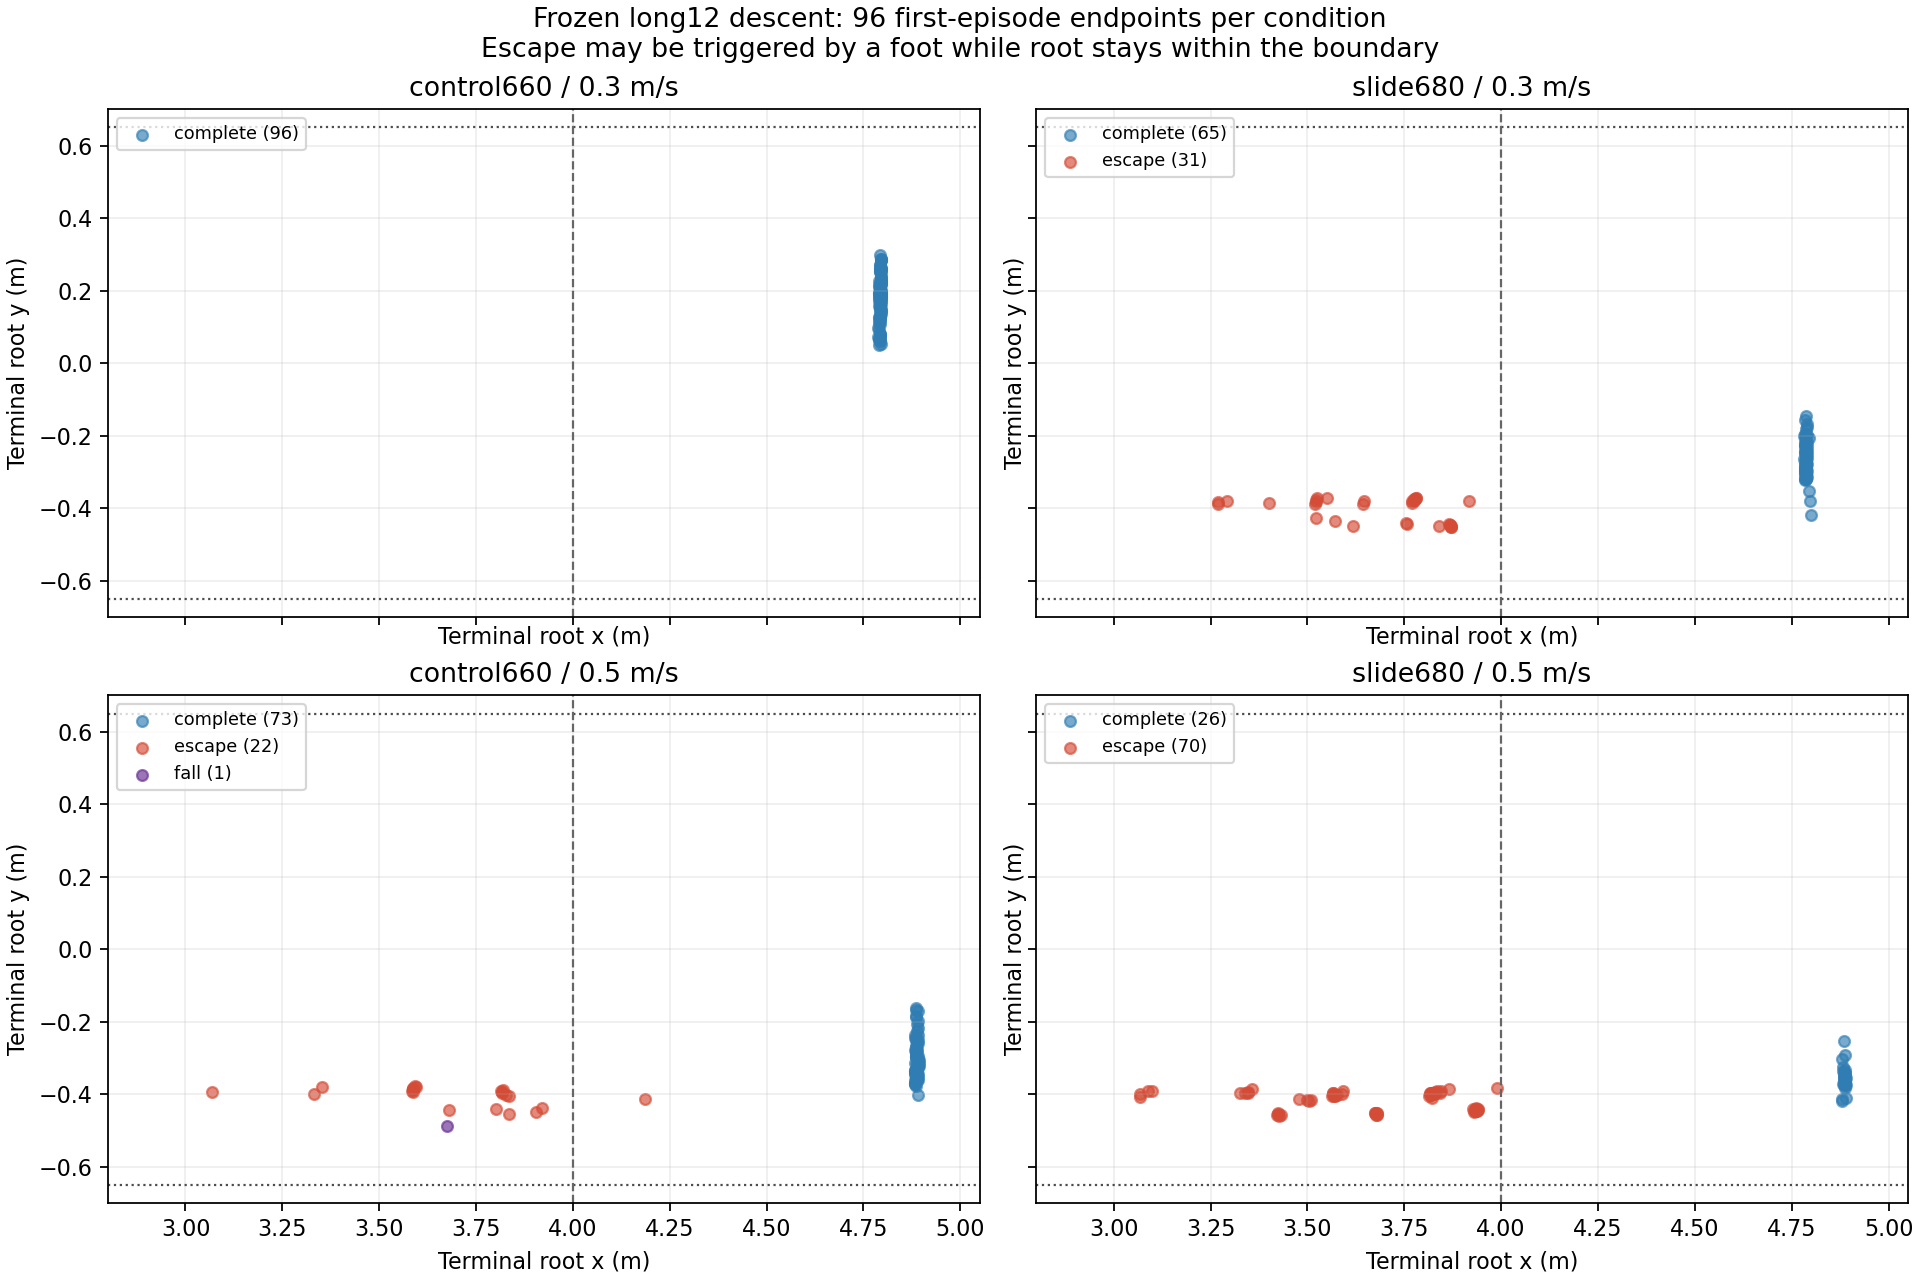

Reproduce this figure in Python.
#!/usr/bin/env python3
"""CPU-only readback of fixed-policy, matched-scene long12 descent failures.

Does not run simulation, load CUDA, change evaluation criteria, or select policies.
Run from any directory; raw logs remain local and their hashes enter the output.
"""
import csv
import hashlib
import json
import statistics
from pathlib import Path

import matplotlib

matplotlib.use("Agg")
import matplotlib.pyplot as plt


ROOT = Path(__file__).resolve().parents[1]
OUT = ROOT / "reproduction"
CASE = 13
ENV_IDS = list(range(416, 448))
RUNS = {
    0.3: "2026-10-11_05-48-09_frozen-final-speed03",
    0.5: "2026-10-11_05-52-29_frozen-final-speed05",
}
POLICIES = {
    "control660": "primary-result.json",
    "slide680": "candidates/0_model_680/result.json",
}
METRICS = [
    "xy_tracking_rmse_m_s", "measured_vx_m_s", "measured_vy_m_s",
    "yaw_tracking_mae_rad_s", "heading_abs_error_rad", "lateral_abs_error_m",
    "roll_rms_rad", "pitch_rms_rad", "linear_jerk_rms_m_s3",
    "action_delta_rms", "action_second_delta_rms",
    "current_sample_contact_foot_horizontal_speed_m_s",
    "current_sample_foot_slip_fraction", "current_sample_shank_contact_step_fraction",
]


def sha(path):
    return hashlib.sha256(path.read_bytes()).hexdigest()


def main():
    groups = []
    data = {}
    endpoints = []
    representative_traces = []
    initial_matches = []
    for speed, run in RUNS.items():
        for name, relative in POLICIES.items():
            path = ROOT / "isaaclab/logs" / run / relative
            result = json.loads(path.read_text())
            policy = result["policy"]
            trials = policy["trials"]
            assert [t["seed"] for t in trials] == [101, 211, 307]
            data[(speed, name)] = trials
            cases = [t["cases"][CASE] for t in trials]
            geometry = cases[0]["geometry"]
            assert all(c["geometry"] == geometry and c["num_envs"] == 32 for c in cases)
            assert policy["foot_body_names"] == ["FL_foot", "FR_foot", "RL_foot", "RR_foot"]
            assert policy["heading_control"]["enabled"]
            assert not policy["dynamics_randomized"]
            limit_y = geometry["width"] / 2 + 0.05
            seeds = []
            group_endpoints = []
            for t, c in zip(trials, cases):
                per = t["per_env"]
                seed = t["seed"]
                assert sum(per["completed"][e] for e in ENV_IDS) == c["completions"]
                for e in ENV_IDS:
                    feet = per["last_measured_feet_relative_xyz_m"][e]
                    root = per["last_measured_root_relative_xyz_m"][e]
                    outside = [
                        policy["foot_body_names"][i] for i, foot in enumerate(feet)
                        if geometry["first_riser_x"] <= foot[0] <= geometry["goal_platform_start_x"]
                        and abs(foot[1] - geometry["lateral_center_y"]) > limit_y
                    ]
                    root_outside = abs(root[1] - geometry["lateral_center_y"]) > limit_y
                    row = {
                        "policy": name, "speed_m_s": speed, "seed": seed, "env_id": e,
                        "completed": per["completed"][e], "fall": per["fall"][e],
                        "stall": per["stall"][e], "lateral_escape": per["lateral_escape"][e],
                        "initial_root_xyz_m": per["initial_root_relative_xyz_m"][e],
                        "terminal_root_xyz_m": root, "terminal_feet_xyz_m": feet,
                        "duration_s": per["first_episode_measured_duration_s"][e],
                        "root_outside": root_outside, "flight_feet_outside": outside,
                    }
                    if row["lateral_escape"]:
                        assert root_outside or outside, "Recomputed terminal escape criterion disagrees"
                    group_endpoints.append(row)
                    endpoints.append(row)
                seeds.append({
                    "seed": seed,
                    **{k: c[k] for k in ("completions", "falls", "stalls", "lateral_escapes", "base_contact_envs")},
                    "final_traversal_passed": next(x["traversal_passed"] for x in result["final_acceptance"]["cases"]
                                                    if x["seed"] == seed and x["case_index"] == CASE),
                    "metrics": {k: c["metrics"][k] for k in METRICS},
                    "environment_samples_after_warmup": c["contact_sample_counts"]["environment_samples"],
                })
                trace_rows = []
                for r in t["trace"]:
                    i = r["env_ids"].index(416)
                    if not r["active"][i]:
                        continue
                    trace_rows.append({
                        "time_s": r["time_s"], "root_xyz_m": r["root_relative_xyz"][i],
                        "velocity_world_m_s": r["root_linear_velocity_w"][i],
                        "yaw_roll_pitch_rad": r["yaw_roll_pitch"][i],
                        "command_vx_vy_yaw": r["command_vx_vy_yaw"][i],
                        "feet_xyz_m": r["feet_relative_xyz"][i],
                        "action_delta_rms": r["action_delta_rms"][i],
                        "action_second_delta_rms": r["action_second_delta_rms"][i],
                        "current_base_force_n": r["current_sample_base_force_n"][i],
                    })
                end = next(x for x in group_endpoints if x["seed"] == seed and x["env_id"] == 416)
                representative_traces.append({
                    "policy": name, "speed_m_s": speed, "seed": seed, "env_id": 416,
                    "completed": end["completed"], "fall": end["fall"], "lateral_escape": end["lateral_escape"],
                    "terminal_time_s": end["duration_s"], "last_trace_time_s": trace_rows[-1]["time_s"],
                    "terminal_root_xyz_m": end["terminal_root_xyz_m"], "rows": trace_rows,
                })
            escaped = [x for x in group_endpoints if x["lateral_escape"]]
            groups.append({
                "policy": name, "speed_m_s": speed, "case_index": CASE, "num_episodes": 96,
                "raw_file": str(path.relative_to(ROOT)), "raw_sha256": sha(path), "geometry": geometry,
                "seeds": seeds, "contact_sampling": policy["contact_sampling"],
                "totals": {k: sum(c[k] for c in cases) for k in
                           ("completions", "falls", "stalls", "lateral_escapes", "base_contact_envs")},
                "seed_arithmetic_mean_metrics": {k: statistics.mean(c["metrics"][k] for c in cases) for k in METRICS},
                "escapes": {
                    "count": len(escaped), "root_outside_count": sum(x["root_outside"] for x in escaped),
                    "foot_only_count": sum(not x["root_outside"] and bool(x["flight_feet_outside"]) for x in escaped),
                    "trigger_feet_counts": {foot: sum(foot in x["flight_feet_outside"] for x in escaped)
                                            for foot in policy["foot_body_names"]},
                    "terminal_root_x_range_m": [min(x["terminal_root_xyz_m"][0] for x in escaped),
                                                max(x["terminal_root_xyz_m"][0] for x in escaped)] if escaped else None,
                    "terminal_root_y_range_m": [min(x["terminal_root_xyz_m"][1] for x in escaped),
                                                max(x["terminal_root_xyz_m"][1] for x in escaped)] if escaped else None,
                },
            })
        a = data[(speed, "control660")]
        b = data[(speed, "slide680")]
        equal = all(x["per_env"]["initial_root_relative_xyz_m"][416:448]
                    == y["per_env"]["initial_root_relative_xyz_m"][416:448] for x, y in zip(a, b))
        assert equal
        initial_matches.append({"speed_m_s": speed, "initial_root_xyz_bit_exact_match": equal,
                                "episodes_compared": 96, "scope": "stored root XYZ only; not all hidden state"})
    report = {
        "schema_version": 1, "cpu_only": True, "runtime_modified": False,
        "checkpoint_selection_changed": False, "continuous_video_reviewed": False,
        "source_script_sha256": sha(Path(__file__)), "case_index": CASE,
        "metric_scope": "Arithmetic mean of three seed/case reports; within each seed, all active first-episode samples after 1 s. Different termination durations change weighting; not pooled means.",
        "trace_scope": "One env (416) per condition and seed, every 0.1 s; all 96 endpoints per condition are available. Do not extend representative traces to unrecorded failures.",
        "escape_definition": "|root y| > width/2 + 0.05 OR any foot with x in [first_riser_x, goal_platform_start_x] has |foot y| > width/2 + 0.05; here 0.65 m. No y-position correction in yaw-only external controller.",
        "action_units": "Unscaled policy-action differences per 0.02 s step; delta and second-delta RMS are dimensionless, not derivatives divided by dt.",
        "jerk_definition": "World-frame root velocity second finite difference / dt^2, 3D norm RMS, dt=0.02 s; sparse trace is not used to reconstruct it.",
        "paired_initial_root_checks": initial_matches, "groups": groups,
        "endpoints": endpoints, "representative_traces": representative_traces,
        "stretch_diagnosis_reference": "reproduction/stair-stretch-association-review.json",
    }
    (OUT / "stair-frozen-failure-diagnosis.json").write_text(json.dumps(report, indent=2) + "\n")
    csv_path = OUT / "stair-frozen-failure-diagnosis.csv"
    with csv_path.open("w", newline="") as f:
        fieldnames = ["policy", "speed_m_s", "seed", "env_id", "completed", "fall", "stall",
                      "lateral_escape", "duration_s", "root_x_m", "root_y_m", "root_z_m",
                      "root_outside", "flight_feet_outside"]
        writer = csv.DictWriter(f, fieldnames=fieldnames, lineterminator="\n")
        writer.writeheader()
        for row in endpoints:
            writer.writerow({**{k: row[k] for k in fieldnames if k in row},
                             **dict(zip(["root_x_m", "root_y_m", "root_z_m"], row["terminal_root_xyz_m"])),
                             "flight_feet_outside": ";".join(row["flight_feet_outside"])})
    fig, axes = plt.subplots(2, 2, figsize=(12, 8), sharex=True, sharey=True, constrained_layout=True)
    colors = {"complete": "#307db3", "escape": "#d44b36", "fall": "#662d91"}
    for ax, group in zip(axes.flat, groups):
        rows = [x for x in endpoints if x["policy"] == group["policy"] and x["speed_m_s"] == group["speed_m_s"]]
        for category in ("complete", "escape", "fall"):
            key = {"complete": "completed", "escape": "lateral_escape", "fall": "fall"}[category]
            subset = [x for x in rows if x[key]]
            if subset:
                ax.scatter([x["terminal_root_xyz_m"][0] for x in subset],
                           [x["terminal_root_xyz_m"][1] for x in subset], s=24,
                           alpha=0.65, c=colors[category], label=f"{category} ({len(subset)})")
        for y in [-0.65, 0.65]:
            ax.axhline(y, c="0.3", ls=":", lw=1)
        ax.axvline(4.0, c="0.4", ls="--", lw=1)
        ax.set_title(f"{group['policy']} / {group['speed_m_s']} m/s")
        ax.set_xlim(2.8, 5.05)
        ax.set_ylim(-0.7, 0.7)
        ax.legend(loc="upper left", fontsize=8)
        ax.grid(alpha=0.2)
        ax.set_xlabel("Terminal root x (m)")
        ax.set_ylabel("Terminal root y (m)")
    fig.suptitle("Frozen long12 descent: 96 first-episode endpoints per condition\nEscape may be triggered by a foot while root stays within the boundary")
    fig.savefig(OUT / "stair-frozen-failure-diagnosis.png", dpi=160)
    plt.close(fig)
    fig, axes = plt.subplots(3, 2, figsize=(12, 10), constrained_layout=True)
    for col, speed in enumerate(RUNS):
        for trace in representative_traces:
            if trace["speed_m_s"] != speed:
                continue
            rows = trace["rows"]
            color = "#307db3" if trace["policy"] == "control660" else "#d07b24"
            ls = {101: "-", 211: "--", 307: ":"}[trace["seed"]]
            status = "C" if trace["completed"] else "E" if trace["lateral_escape"] else "F"
            label = f"{trace['policy']}, seed {trace['seed']} ({status})"
            for row, field in enumerate([("root_xyz_m", 1), ("yaw_roll_pitch_rad", 0), ("yaw_roll_pitch_rad", 1)]):
                ax = axes[row, col]
                ax.plot([r["root_xyz_m"][0] for r in rows], [r[field[0]][field[1]] for r in rows],
                        color=color, ls=ls, lw=1, label=label)
                ax.set_xlabel("Root x (m)")
                ax.set_ylabel(["Root y (m)", "Yaw (rad)", "Roll (rad)"][row])
                ax.grid(alpha=0.2)
                ax.set_title(f"{speed} m/s")
        axes[0, col].legend(fontsize=7, loc="upper left")
    fig.suptitle("Representative env 416 only; 0.1 s trace\nC: completed / E: escape / F: fall; other failed envs have endpoints but no detailed trace")
    fig.savefig(OUT / "stair-frozen-failure-diagnosis-traces.png", dpi=160)
    plt.close(fig)
    print(json.dumps({"groups": [{"policy": g["policy"], "speed_m_s": g["speed_m_s"],
                                  "totals": g["totals"], "escapes": g["escapes"]} for g in groups],
                      "endpoints": len(endpoints), "representative_traces": len(representative_traces)}, indent=2))


if __name__ == "__main__":
    main()
